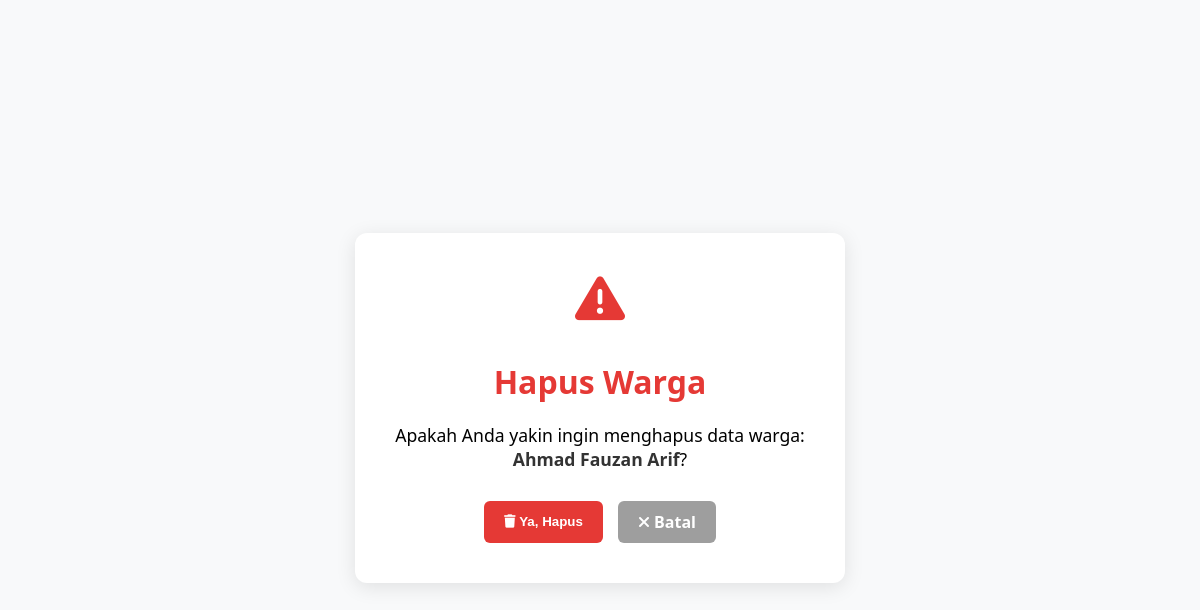
The page /warga/1/hapus/ on the database as committed earlier.
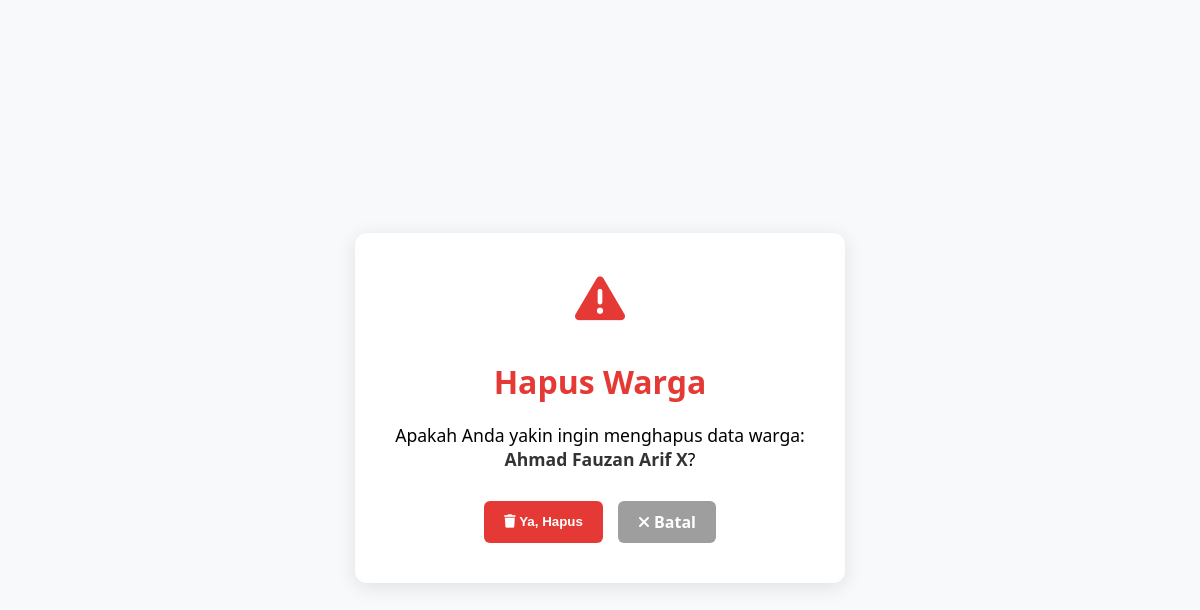
The same page on the database as committed later.
### warga/models.py (models this page shows, shortened)
class Warga(models.Model):
    nik = models.CharField(max_length = 16, unique = True, verbose_name = "Nomor Induk Kependudukan")
    nama_lengkap = models.CharField(max_length = 100, verbose_name = "Nama Lengkap")
    alamat = models.TextField(verbose_name = "Alamat Tinggal")
    no_telepon = models.CharField(max_length = 15, blank = True, verbose_name = "Nomor Telepon")
    tanggal_registrasi = models.DateTimeField(auto_now_add = True)

### warga/views.py (the view)
# urls.py: path('<int:pk>/hapus/', WargaDeleteView.as_view(), name='warga-hapus'), # URL untuk hapus
class WargaDeleteView(DeleteView):
    model = Warga
    template_name = 'warga/warga_confirm_delete.html'
    success_url = reverse_lazy('warga-list')

### warga/templates/warga/warga_confirm_delete.html (shortened to what this page needs)
<!DOCTYPE html>
<html lang="id">
<head>
    <link rel="stylesheet" href="https://cdnjs.cloudflare.com/ajax/libs/font-awesome/6.5.0/css/all.min.css" />
</head>
<body>
    <div class="confirm-box">
        <i class="fa-solid fa-triangle-exclamation icon"></i>
        <h1>Hapus Warga</h1>
        <p>Apakah Anda yakin ingin menghapus data warga:<br>
           <strong>{{ object.nama_lengkap }}</strong>?</p>
        <form method="post">
            <button type="submit"><i class="fa-solid fa-trash"></i> Ya, Hapus</button>
            <a href="{% url 'warga-detail' object.pk %}"><i class="fa-solid fa-xmark"></i> Batal</a>
        </form>
    </div>
</body>
</html>

Rows that differ between the two databases and show on the page:
changed Warga: nama_lengkap "Ahmad Fauzan Arif" → "Ahmad Fauzan Arif X"
